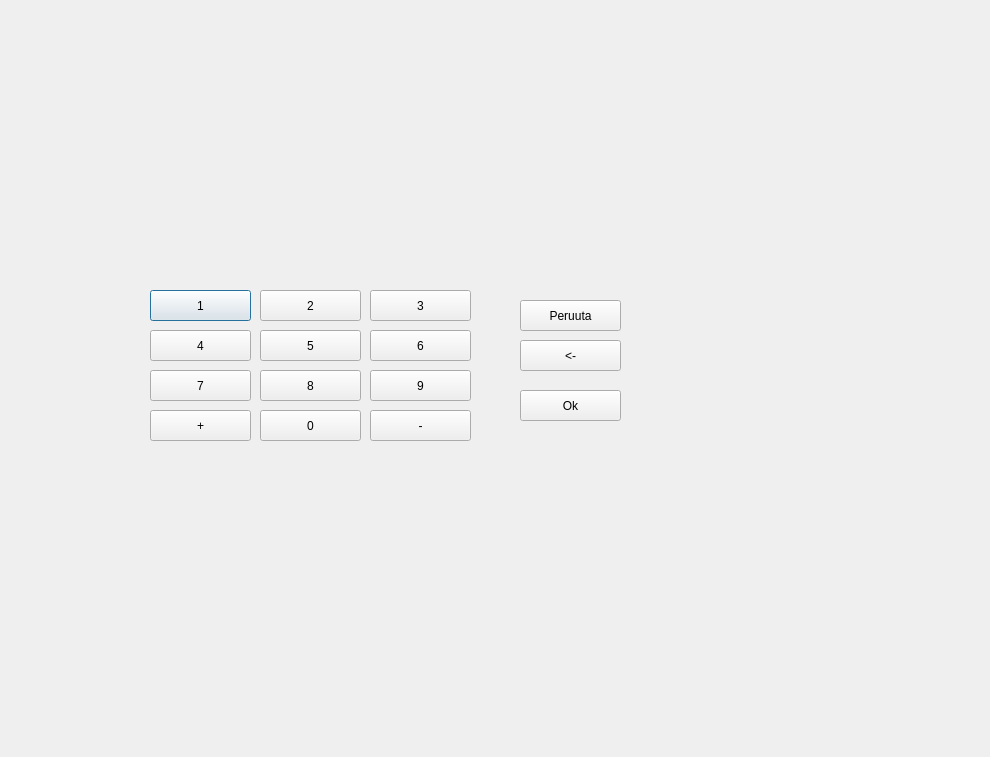
<?xml version="1.0" encoding="UTF-8"?>
<ui version="4.0">
 <class>Pinkoodi</class>
 <widget class="QDialog" name="Pinkoodi">
  <property name="geometry">
   <rect>
    <x>0</x>
    <y>0</y>
    <width>990</width>
    <height>757</height>
   </rect>
  </property>
  <property name="windowTitle">
   <string>Dialog</string>
  </property>
  <widget class="QPushButton" name="pushButton_1">
   <property name="geometry">
    <rect>
     <x>150</x>
     <y>290</y>
     <width>101</width>
     <height>31</height>
    </rect>
   </property>
   <property name="text">
    <string>1</string>
   </property>
  </widget>
  <widget class="QPushButton" name="pushButton_2">
   <property name="geometry">
    <rect>
     <x>260</x>
     <y>290</y>
     <width>101</width>
     <height>31</height>
    </rect>
   </property>
   <property name="text">
    <string>2</string>
   </property>
  </widget>
  <widget class="QPushButton" name="pushButton_3">
   <property name="geometry">
    <rect>
     <x>370</x>
     <y>290</y>
     <width>101</width>
     <height>31</height>
    </rect>
   </property>
   <property name="text">
    <string>3</string>
   </property>
  </widget>
  <widget class="QPushButton" name="pushButton_4">
   <property name="geometry">
    <rect>
     <x>150</x>
     <y>330</y>
     <width>101</width>
     <height>31</height>
    </rect>
   </property>
   <property name="text">
    <string>4</string>
   </property>
  </widget>
  <widget class="QPushButton" name="pushButton_5">
   <property name="geometry">
    <rect>
     <x>260</x>
     <y>330</y>
     <width>101</width>
     <height>31</height>
    </rect>
   </property>
   <property name="text">
    <string>5</string>
   </property>
  </widget>
  <widget class="QPushButton" name="pushButton_6">
   <property name="geometry">
    <rect>
     <x>370</x>
     <y>330</y>
     <width>101</width>
     <height>31</height>
    </rect>
   </property>
   <property name="text">
    <string>6</string>
   </property>
  </widget>
  <widget class="QPushButton" name="pushButton_7">
   <property name="geometry">
    <rect>
     <x>150</x>
     <y>370</y>
     <width>101</width>
     <height>31</height>
    </rect>
   </property>
   <property name="text">
    <string>7</string>
   </property>
  </widget>
  <widget class="QPushButton" name="pushButton_8">
   <property name="geometry">
    <rect>
     <x>260</x>
     <y>370</y>
     <width>101</width>
     <height>31</height>
    </rect>
   </property>
   <property name="text">
    <string>8</string>
   </property>
  </widget>
  <widget class="QPushButton" name="pushButton_9">
   <property name="geometry">
    <rect>
     <x>370</x>
     <y>370</y>
     <width>101</width>
     <height>31</height>
    </rect>
   </property>
   <property name="text">
    <string>9</string>
   </property>
  </widget>
  <widget class="QPushButton" name="pushButton_Plus">
   <property name="geometry">
    <rect>
     <x>150</x>
     <y>410</y>
     <width>101</width>
     <height>31</height>
    </rect>
   </property>
   <property name="text">
    <string>+</string>
   </property>
  </widget>
  <widget class="QPushButton" name="pushButton_0">
   <property name="geometry">
    <rect>
     <x>260</x>
     <y>410</y>
     <width>101</width>
     <height>31</height>
    </rect>
   </property>
   <property name="text">
    <string>0</string>
   </property>
  </widget>
  <widget class="QPushButton" name="pushButton_Miinus">
   <property name="geometry">
    <rect>
     <x>370</x>
     <y>410</y>
     <width>101</width>
     <height>31</height>
    </rect>
   </property>
   <property name="text">
    <string>-</string>
   </property>
  </widget>
  <widget class="QLabel" name="label">
   <property name="geometry">
    <rect>
     <x>160</x>
     <y>201</y>
     <width>301</width>
     <height>61</height>
    </rect>
   </property>
   <property name="text">
    <string/>
   </property>
  </widget>
  <widget class="QPushButton" name="pushButton_Peruuta">
   <property name="geometry">
    <rect>
     <x>520</x>
     <y>300</y>
     <width>101</width>
     <height>31</height>
    </rect>
   </property>
   <property name="text">
    <string>Peruuta</string>
   </property>
  </widget>
  <widget class="QPushButton" name="pushButton_Pyyhi">
   <property name="geometry">
    <rect>
     <x>520</x>
     <y>340</y>
     <width>101</width>
     <height>31</height>
    </rect>
   </property>
   <property name="text">
    <string>&lt;-</string>
   </property>
  </widget>
  <widget class="QPushButton" name="pushButton_Ok">
   <property name="geometry">
    <rect>
     <x>520</x>
     <y>390</y>
     <width>101</width>
     <height>31</height>
    </rect>
   </property>
   <property name="text">
    <string>Ok</string>
   </property>
  </widget>
 </widget>
 <resources/>
 <connections/>
</ui>
